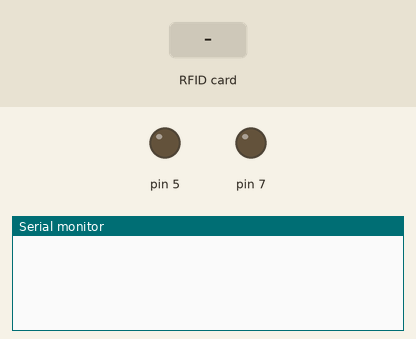
A sketch run on a simulated Arduino Uno, built with avr-gcc and run on an emulated ATmega328P. Shown: output pins drawn as LEDs (lit = HIGH), the last lines printed to the serial monitor. Inputs (shaded band) come from the test bench. Pins used as bus, display or sensor lines are not drawn.

Above: at 1.2 s.
1.3 s: RFID card 19 66 54 02 35 held to the reader
At 2.1 s:
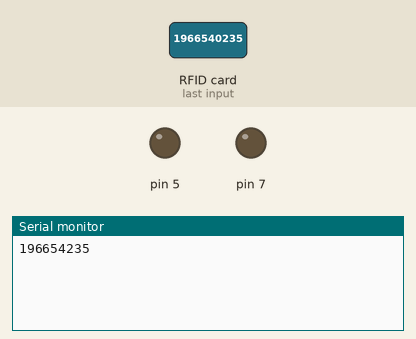
2.8 s: RFID card 5E 7A 19 C4 held to the reader
At 3.5 s:
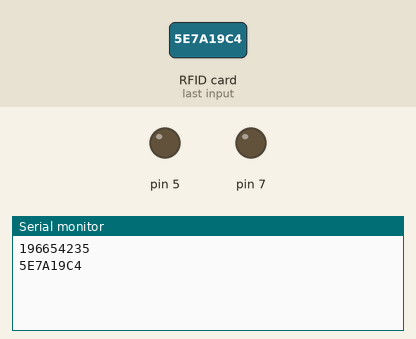

The sketch:

ControlAccesoRFID.ino
```cpp
#include <SPI.h>
#include <MFRC522.h>

#define SS_PIN 10
#define RST_PIN 9
MFRC522 mfrc522(SS_PIN, RST_PIN);	// Create MFRC522 instance.
byte cardPresent;
String codRFID = "";

void setup() {
  Serial.begin(9600);	// Initialize serial communications with the PC
  SPI.begin();			// Init SPI bus
  mfrc522.PCD_Init();	// Init MFRC522 card
 // Serial.println("Ready!");
 pinMode(5,OUTPUT);
 pinMode(7,OUTPUT);
}

void loop() {
  codRFID="";

  // Look for new cards
        if ( ! mfrc522.PICC_IsNewCardPresent()) {
          return;
        }

// Select one of the cards
        if ( ! mfrc522.PICC_ReadCardSerial()) {
          return;
        }
//Serial.print("Card UID:");
        for (byte i = 0; i < mfrc522.uid.size; i++) {
                //Serial.print(mfrc522.uid.uidByte[i] < 0x10 ? " 0" : " ");
                Serial.print(mfrc522.uid.uidByte[i], HEX);
                codRFID = codRFID+mfrc522.uid.uidByte[i];
        }
        Serial.println();


        if(codRFID.equals("1966540235")){
          Serial.println("Puede Entrar");
          digitalWrite(5,HIGH);
          delay(2000);
          digitalWrite(5,LOW);
        }
        if(codRFID.equals("208027201")){
          Serial.println("Puede irse a tomar por culo");
          digitalWrite(7,HIGH);
          delay(2000);
          digitalWrite(7,LOW);
        }


        delay(500);
}
```

Measured:
- after the input at 1.3 s, the serial monitor: prints a new line at once (image 1)
- after the input at 2.8 s, the serial monitor: prints a new line at once (image 2)
